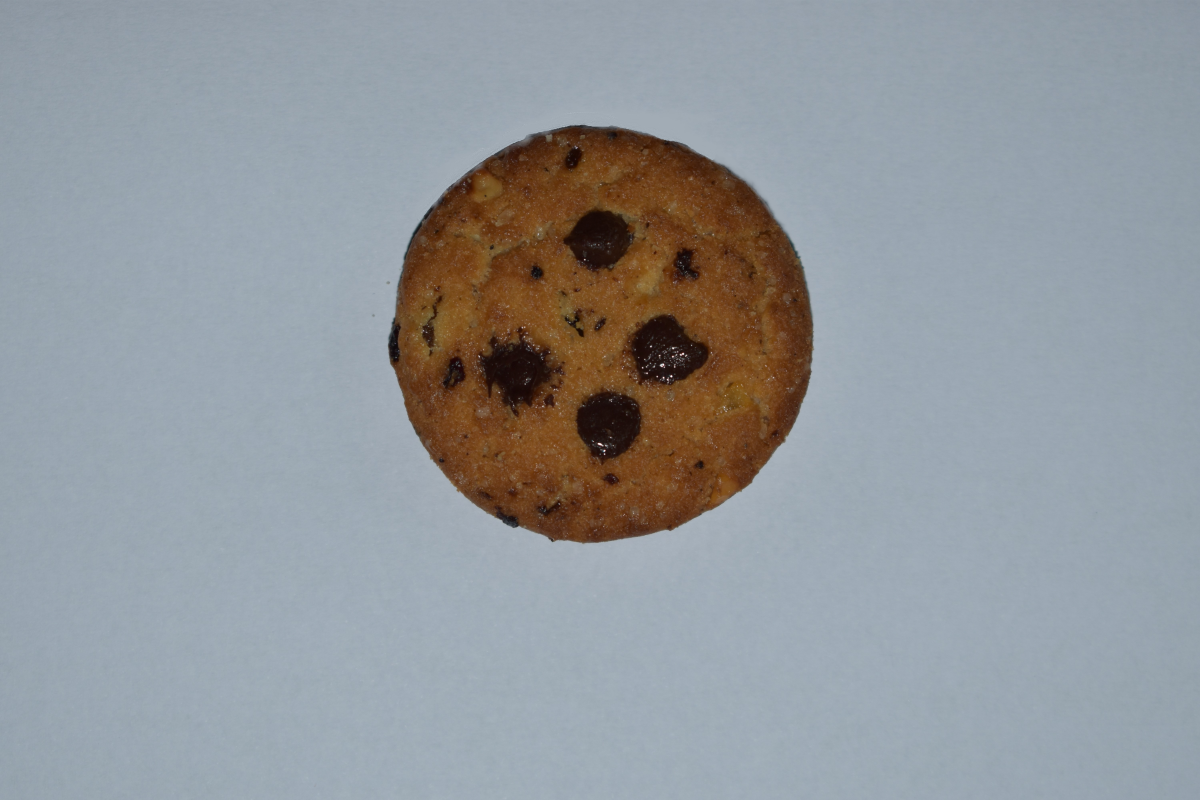
#> input picture 4.JPG, 6000 x 4000 px (shown at 1/5 size)
$ python -i CookieChecker.py   (imports and definitions only)   (older library calls are emulated)
#> lines starting #> are read from the running program, lines starting #| are printed output that depends on the picture; after the words box and inside, x2 and y2 are one past the last pixel; in counts of white or black regions, pixels touching at a corner belong together
#> further down, picture is the input picture: shape (4000, 6000, 3); mean B, G, R 156, 151.5, 146.6
'''
------------------------------------------------
PROGRAM TO PERFORM A VISUAL ANALYSIS ON A COOKIE
AND RETURN HORISONTAL AND VERTICAL DIAMETER,
TOP 3 HEX CODES, AND NUMBER OF CHOCOLATE CHIPS
------------------------------------------------
'''

#Importing nessesary packages
from scipy.spatial import distance as dist
from imutils import perspective
from imutils import contours
import numpy as np
import imutils
import cv2
import matplotlib.pyplot as plt
import math
from colormap import rgb2hex, hex2rgb
from sklearn.cluster import KMeans

#Function to find the equation of the circle of the cookie
# [13 lines left out: function circle_equation, not called in this run]

#Function wrapper for circle equation
def circle_check(x,y):
    return (circle_equation(x,y,dA,l1,image))

#FUNCTION TO FIND THE TOP 3 HEX COLORS OF THE COOKIE
# [81 lines left out: function hex_cookie, not called in this run]


#Funtion to return midpoint of box
def midpoint(ptA, ptB):
    return ((ptA[0] + ptB[0]) * 0.5, (ptA[1] + ptB[1]) * 0.5)


#Funtion to find the region of interest of the picture
def region_interest(image):
    height = image.shape[0]
    polygons = np.array([
        [(10, 200), (400,200), (400,10), (10,10)]
        ])
    mask = np.zeros_like(image)
    cv2.fillPoly(mask,polygons,255)
    masked_image = cv2.bitwise_and(image,mask)
    return masked_image

#FUNCTION TO FIND DIAMETER AND TOP 3 HEX OF COOKIE
def findl(image):

    #Function to make edges
    def canny(image):
        gray = cv2.cvtColor(image, cv2.COLOR_BGR2GRAY)
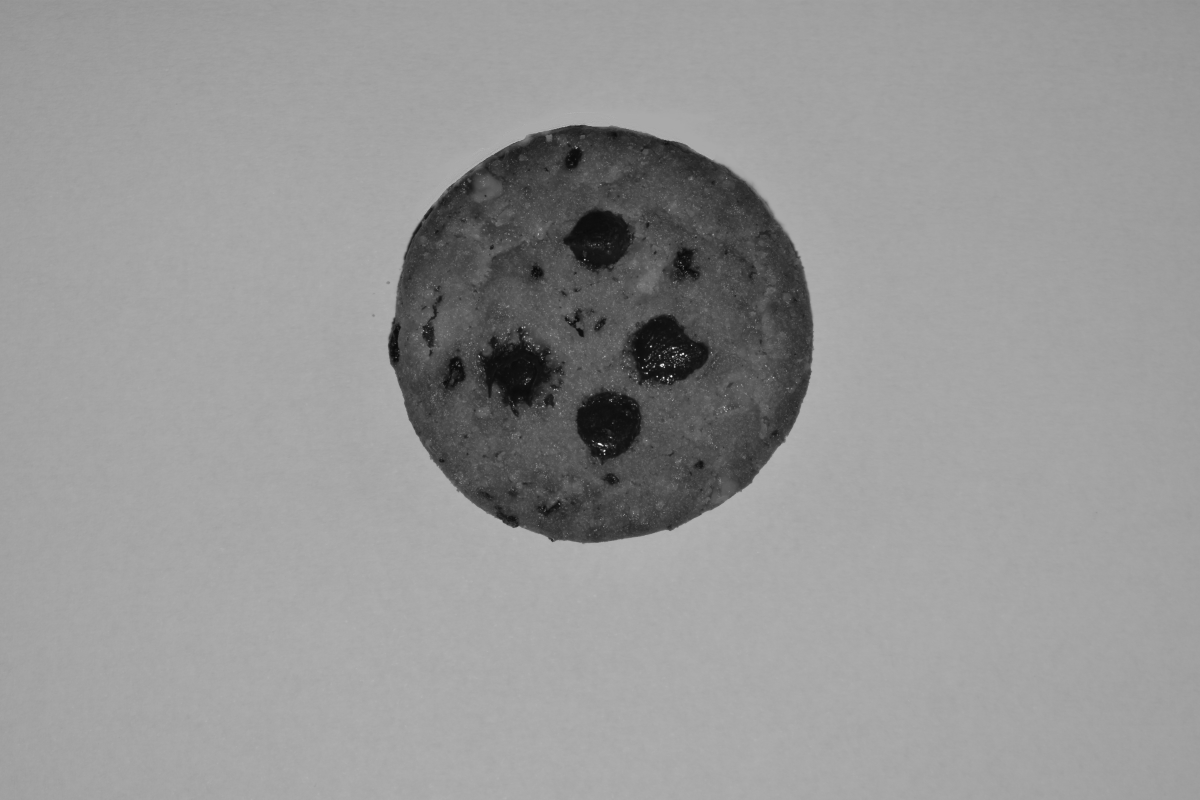
#> gray: shape (4000, 6000) (shown at 1/5 size); min 6, max 255, mean 150.5
        blur = cv2.GaussianBlur(gray, (5, 5), 0)
        canny = cv2.Canny(blur, 50,150)
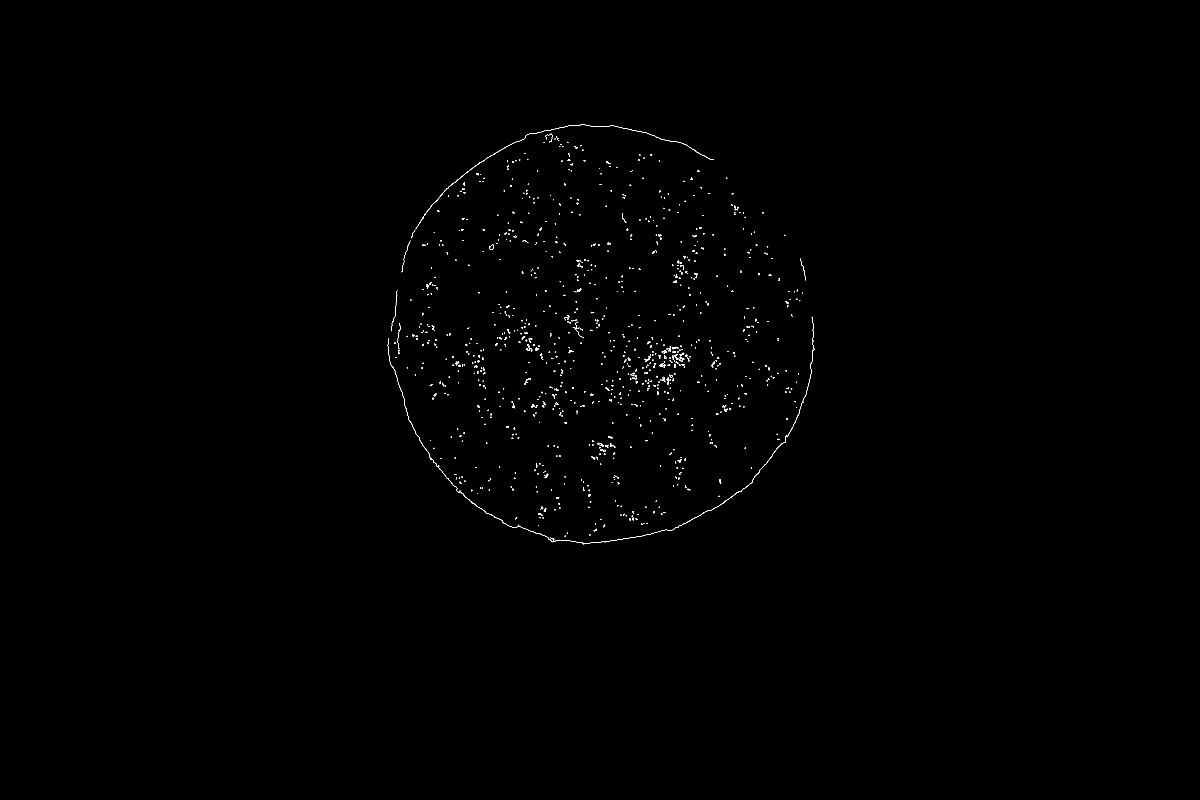
#> canny: shape (4000, 6000) (shown at 1/5 size); 0.12% white in thin lines or dots, all inside (x1, y1, x2, y2) = (1939, 623, 4072, 2721)
        return canny

    image2 = np.copy(image)
    canny = canny(image2)
    cropped_image = region_interest(canny)
#> in region_interest, `cv2.fillPoly(mask,polygons,255)`:
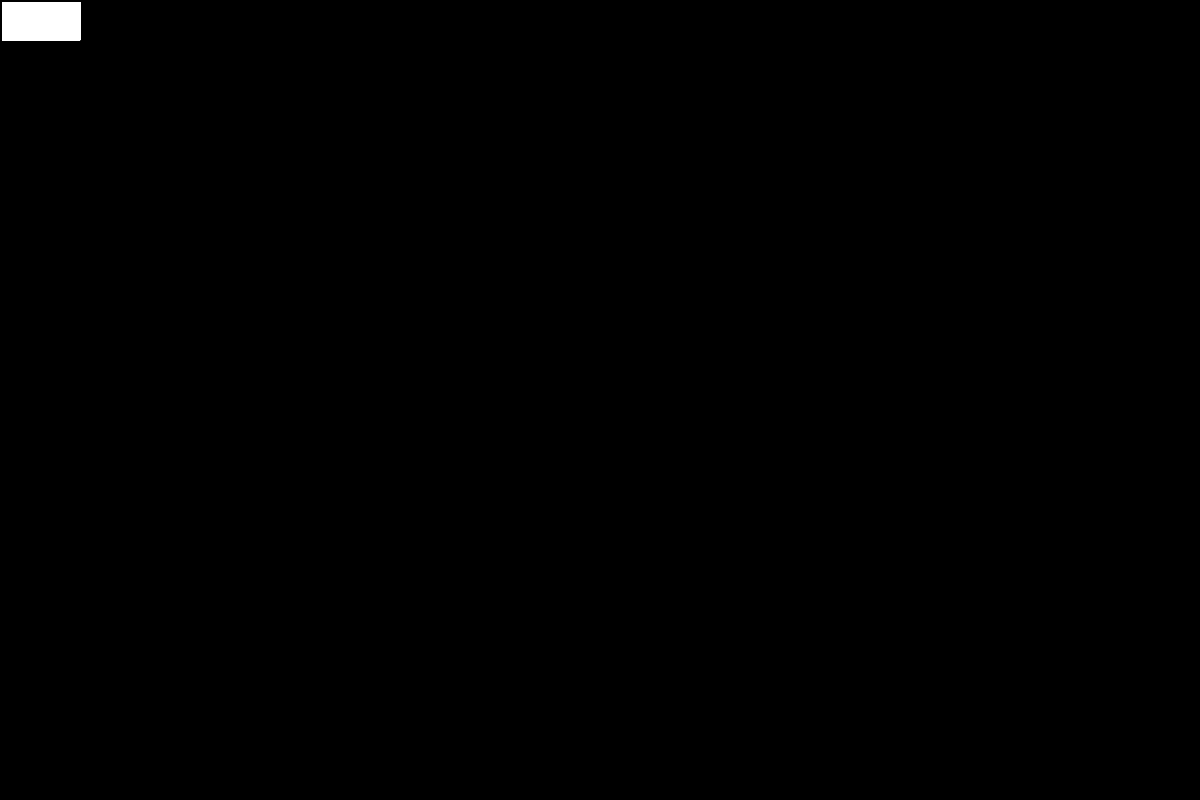
#> mask: shape (4000, 6000) (shown at 1/5 size); 0.31% white; 1 white region, box (x1, y1, x2, y2) and area: (10, 10, 401, 201) 74681
#> in region_interest, `masked_image = cv2.bitwise_and(image,mask)`: masked_image: shape (4000, 6000); every value is 0
    edged = cv2.dilate(cropped_image, None, iterations=5)
    edged = cv2.erode(edged, None, iterations=0)

    #find contours
    cnts = cv2.findContours(edged.copy(), cv2.RETR_TREE,cv2.CHAIN_APPROX_SIMPLE)
#> cnts = 0 contours
    cnts = imutils.grab_contours(cnts)
#> cnts = []

    #sort the contours from left-to-right and initialize the
    #'pixels per metric' calibration variable
#> (the run stopped early here; a loop or call above may not have finished)
